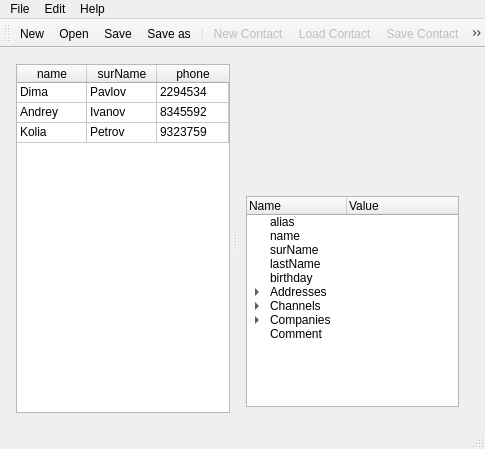
<?xml version="1.0" encoding="UTF-8"?>
<ui version="4.0">
 <class>MainWindow</class>
 <widget class="QMainWindow" name="MainWindow">
  <property name="geometry">
   <rect>
    <x>0</x>
    <y>0</y>
    <width>485</width>
    <height>449</height>
   </rect>
  </property>
  <property name="windowTitle">
   <string>Contact List</string>
  </property>
  <property name="windowIcon">
   <iconset resource="res.qrc">
    <normaloff>:/app_pic</normaloff>:/app_pic</iconset>
  </property>
  <widget class="QWidget" name="centralwidget">
   <widget class="QWidget" name="verticalLayoutWidget">
    <property name="geometry">
     <rect>
      <x>10</x>
      <y>10</y>
      <width>461</width>
      <height>361</height>
     </rect>
    </property>
    <layout class="QVBoxLayout" name="vLayMain">
     <item>
      <widget class="QSplitter" name="splitter">
       <property name="sizePolicy">
        <sizepolicy hsizetype="Expanding" vsizetype="Preferred">
         <horstretch>0</horstretch>
         <verstretch>0</verstretch>
        </sizepolicy>
       </property>
       <property name="orientation">
        <enum>Qt::Horizontal</enum>
       </property>
       <property name="handleWidth">
        <number>10</number>
       </property>
       <widget class="QTableWidget" name="tableWidget">
        <property name="dragEnabled">
         <bool>true</bool>
        </property>
        <property name="selectionBehavior">
         <enum>QAbstractItemView::SelectRows</enum>
        </property>
        <property name="sortingEnabled">
         <bool>true</bool>
        </property>
        <attribute name="horizontalHeaderVisible">
         <bool>true</bool>
        </attribute>
        <attribute name="horizontalHeaderDefaultSectionSize">
         <number>70</number>
        </attribute>
        <attribute name="horizontalHeaderHighlightSections">
         <bool>false</bool>
        </attribute>
        <attribute name="horizontalHeaderShowSortIndicator" stdset="0">
         <bool>true</bool>
        </attribute>
        <attribute name="horizontalHeaderStretchLastSection">
         <bool>true</bool>
        </attribute>
        <attribute name="verticalHeaderVisible">
         <bool>false</bool>
        </attribute>
        <attribute name="verticalHeaderDefaultSectionSize">
         <number>20</number>
        </attribute>
        <attribute name="verticalHeaderHighlightSections">
         <bool>false</bool>
        </attribute>
        <row>
         <property name="text">
          <string>New Row</string>
         </property>
        </row>
        <row>
         <property name="text">
          <string>New Row</string>
         </property>
        </row>
        <row>
         <property name="text">
          <string>New Row</string>
         </property>
        </row>
        <column>
         <property name="text">
          <string>name</string>
         </property>
        </column>
        <column>
         <property name="text">
          <string>surName</string>
         </property>
        </column>
        <column>
         <property name="text">
          <string>phone</string>
         </property>
        </column>
        <item row="0" column="0">
         <property name="text">
          <string>Dima</string>
         </property>
        </item>
        <item row="0" column="1">
         <property name="text">
          <string>Pavlov</string>
         </property>
        </item>
        <item row="0" column="2">
         <property name="text">
          <string>2294534</string>
         </property>
        </item>
        <item row="1" column="0">
         <property name="text">
          <string>Andrey</string>
         </property>
        </item>
        <item row="1" column="1">
         <property name="text">
          <string>Ivanov</string>
         </property>
        </item>
        <item row="1" column="2">
         <property name="text">
          <string>8345592</string>
         </property>
        </item>
        <item row="2" column="0">
         <property name="text">
          <string>Kolia</string>
         </property>
        </item>
        <item row="2" column="1">
         <property name="text">
          <string>Petrov</string>
         </property>
        </item>
        <item row="2" column="2">
         <property name="text">
          <string>9323759</string>
         </property>
        </item>
       </widget>
       <widget class="QWidget" name="formLayoutWidget">
        <layout class="QVBoxLayout" name="vLayProperty">
         <item>
          <widget class="QLabel" name="lbUserPic">
           <property name="sizePolicy">
            <sizepolicy hsizetype="Fixed" vsizetype="Fixed">
             <horstretch>0</horstretch>
             <verstretch>0</verstretch>
            </sizepolicy>
           </property>
           <property name="minimumSize">
            <size>
             <width>120</width>
             <height>120</height>
            </size>
           </property>
           <property name="maximumSize">
            <size>
             <width>120</width>
             <height>120</height>
            </size>
           </property>
           <property name="text">
            <string notr="true"/>
           </property>
           <property name="pixmap">
            <pixmap resource="res.qrc">:/logo</pixmap>
           </property>
           <property name="scaledContents">
            <bool>true</bool>
           </property>
           <property name="alignment">
            <set>Qt::AlignHCenter|Qt::AlignTop</set>
           </property>
          </widget>
         </item>
         <item>
          <widget class="QTreeWidget" name="twData">
           <column>
            <property name="text">
             <string>Name</string>
            </property>
           </column>
           <column>
            <property name="text">
             <string>Value</string>
            </property>
           </column>
           <item>
            <property name="text">
             <string>alias</string>
            </property>
           </item>
           <item>
            <property name="text">
             <string>name</string>
            </property>
           </item>
           <item>
            <property name="text">
             <string>surName</string>
            </property>
           </item>
           <item>
            <property name="text">
             <string>lastName</string>
            </property>
           </item>
           <item>
            <property name="text">
             <string>birthday</string>
            </property>
           </item>
           <item>
            <property name="text">
             <string>Addresses</string>
            </property>
            <item>
             <property name="text">
              <string>Country</string>
             </property>
            </item>
            <item>
             <property name="text">
              <string>City</string>
             </property>
            </item>
            <item>
             <property name="text">
              <string>Street</string>
             </property>
            </item>
            <item>
             <property name="text">
              <string>Home</string>
             </property>
            </item>
            <item>
             <property name="text">
              <string>Apartment</string>
             </property>
            </item>
           </item>
           <item>
            <property name="text">
             <string>Channels</string>
            </property>
            <item>
             <property name="text">
              <string>phone</string>
             </property>
            </item>
            <item>
             <property name="text">
              <string>email</string>
             </property>
            </item>
            <item>
             <property name="text">
              <string>skype</string>
             </property>
            </item>
            <item>
             <property name="text">
              <string>site</string>
             </property>
            </item>
           </item>
           <item>
            <property name="text">
             <string>Companies</string>
            </property>
            <item>
             <property name="text">
              <string>Name</string>
             </property>
            </item>
            <item>
             <property name="text">
              <string>Phone</string>
             </property>
            </item>
            <item>
             <property name="text">
              <string>Department</string>
             </property>
            </item>
            <item>
             <property name="text">
              <string>Post</string>
             </property>
            </item>
            <item>
             <property name="text">
              <string>Address</string>
             </property>
            </item>
            <item>
             <property name="text">
              <string>Date In</string>
             </property>
            </item>
            <item>
             <property name="text">
              <string>Date Out</string>
             </property>
            </item>
           </item>
           <item>
            <property name="text">
             <string>Comment</string>
            </property>
           </item>
          </widget>
         </item>
        </layout>
       </widget>
      </widget>
     </item>
    </layout>
   </widget>
  </widget>
  <widget class="QMenuBar" name="menuBar">
   <property name="enabled">
    <bool>true</bool>
   </property>
   <property name="geometry">
    <rect>
     <x>0</x>
     <y>0</y>
     <width>485</width>
     <height>25</height>
    </rect>
   </property>
   <property name="defaultUp">
    <bool>false</bool>
   </property>
   <property name="nativeMenuBar">
    <bool>true</bool>
   </property>
   <widget class="QMenu" name="menuFile">
    <property name="title">
     <string>File</string>
    </property>
    <addaction name="actionNew"/>
    <addaction name="actionOpen"/>
    <addaction name="actionSave"/>
    <addaction name="actionSave_as"/>
    <addaction name="separator"/>
    <addaction name="actionExit"/>
   </widget>
   <widget class="QMenu" name="menuEdit">
    <property name="title">
     <string>Edit</string>
    </property>
    <addaction name="actionEditable"/>
    <addaction name="separator"/>
    <addaction name="actionNew_Contact"/>
    <addaction name="actionLoad_Contact"/>
    <addaction name="actionSave_Contact"/>
    <addaction name="actionCopy_Contact"/>
    <addaction name="actionDelete_Contact"/>
    <addaction name="separator"/>
    <addaction name="actionSettings"/>
   </widget>
   <widget class="QMenu" name="menuHelp">
    <property name="title">
     <string>Help</string>
    </property>
    <addaction name="actionAbout"/>
   </widget>
   <addaction name="menuFile"/>
   <addaction name="menuEdit"/>
   <addaction name="menuHelp"/>
  </widget>
  <widget class="QToolBar" name="mainToolBar">
   <property name="sizePolicy">
    <sizepolicy hsizetype="Preferred" vsizetype="Fixed">
     <horstretch>0</horstretch>
     <verstretch>0</verstretch>
    </sizepolicy>
   </property>
   <property name="minimumSize">
    <size>
     <width>0</width>
     <height>0</height>
    </size>
   </property>
   <property name="baseSize">
    <size>
     <width>0</width>
     <height>0</height>
    </size>
   </property>
   <property name="movable">
    <bool>true</bool>
   </property>
   <property name="allowedAreas">
    <set>Qt::LeftToolBarArea|Qt::TopToolBarArea</set>
   </property>
   <property name="floatable">
    <bool>false</bool>
   </property>
   <attribute name="toolBarArea">
    <enum>TopToolBarArea</enum>
   </attribute>
   <attribute name="toolBarBreak">
    <bool>false</bool>
   </attribute>
   <addaction name="actionNew"/>
   <addaction name="actionOpen"/>
   <addaction name="actionSave"/>
   <addaction name="actionSave_as"/>
   <addaction name="separator"/>
   <addaction name="actionNew_Contact"/>
   <addaction name="actionLoad_Contact"/>
   <addaction name="actionSave_Contact"/>
   <addaction name="actionCopy_Contact"/>
   <addaction name="actionDelete_Contact"/>
   <addaction name="separator"/>
   <addaction name="actionEditable"/>
   <addaction name="separator"/>
   <addaction name="actionSettings"/>
   <addaction name="actionAbout"/>
  </widget>
  <widget class="QStatusBar" name="statusbar"/>
  <action name="actionAbout">
   <property name="icon">
    <iconset resource="res.qrc">
     <normaloff>:/about</normaloff>:/about</iconset>
   </property>
   <property name="text">
    <string>About</string>
   </property>
   <property name="shortcut">
    <string notr="true">F1</string>
   </property>
   <property name="menuRole">
    <enum>QAction::TextHeuristicRole</enum>
   </property>
   <property name="iconVisibleInMenu">
    <bool>false</bool>
   </property>
  </action>
  <action name="actionNew">
   <property name="icon">
    <iconset resource="res.qrc">
     <normaloff>:/newContactList</normaloff>:/newContactList</iconset>
   </property>
   <property name="text">
    <string>New...</string>
   </property>
   <property name="shortcut">
    <string notr="true">Ctrl+N</string>
   </property>
  </action>
  <action name="actionOpen">
   <property name="icon">
    <iconset resource="res.qrc">
     <normaloff>:/loadContactList</normaloff>:/loadContactList</iconset>
   </property>
   <property name="text">
    <string>Open...</string>
   </property>
   <property name="shortcut">
    <string notr="true">Ctrl+O</string>
   </property>
  </action>
  <action name="actionSave_as">
   <property name="icon">
    <iconset resource="res.qrc">
     <normaloff>:/save</normaloff>:/save</iconset>
   </property>
   <property name="text">
    <string>Save as...</string>
   </property>
   <property name="shortcut">
    <string notr="true">Ctrl+Shift+S</string>
   </property>
  </action>
  <action name="actionEditable">
   <property name="checkable">
    <bool>true</bool>
   </property>
   <property name="checked">
    <bool>false</bool>
   </property>
   <property name="enabled">
    <bool>false</bool>
   </property>
   <property name="icon">
    <iconset resource="res.qrc">
     <normaloff>:/editContact</normaloff>:/editContact</iconset>
   </property>
   <property name="text">
    <string>Editable Contact</string>
   </property>
   <property name="toolTip">
    <string>Editable Contact</string>
   </property>
  </action>
  <action name="actionNew_Contact">
   <property name="enabled">
    <bool>false</bool>
   </property>
   <property name="icon">
    <iconset resource="res.qrc">
     <normaloff>:/newContact</normaloff>:/newContact</iconset>
   </property>
   <property name="text">
    <string>New Contact</string>
   </property>
  </action>
  <action name="actionLoad_Contact">
   <property name="enabled">
    <bool>false</bool>
   </property>
   <property name="icon">
    <iconset resource="res.qrc">
     <normaloff>:/loadContact</normaloff>:/loadContact</iconset>
   </property>
   <property name="text">
    <string>Load Contact</string>
   </property>
  </action>
  <action name="actionSave_Contact">
   <property name="enabled">
    <bool>false</bool>
   </property>
   <property name="icon">
    <iconset resource="res.qrc">
     <normaloff>:/save</normaloff>:/save</iconset>
   </property>
   <property name="text">
    <string>Save Contact</string>
   </property>
  </action>
  <action name="actionDelete_Contact">
   <property name="enabled">
    <bool>false</bool>
   </property>
   <property name="icon">
    <iconset resource="res.qrc">
     <normaloff>:/deleteContact</normaloff>:/deleteContact</iconset>
   </property>
   <property name="text">
    <string>Delete Contact</string>
   </property>
  </action>
  <action name="actionSettings">
   <property name="enabled">
    <bool>true</bool>
   </property>
   <property name="icon">
    <iconset resource="res.qrc">
     <normaloff>:/settings</normaloff>:/settings</iconset>
   </property>
   <property name="text">
    <string>Settings</string>
   </property>
  </action>
  <action name="actionExit">
   <property name="icon">
    <iconset resource="res.qrc">
     <normaloff>:/exit</normaloff>:/exit</iconset>
   </property>
   <property name="text">
    <string>Exit</string>
   </property>
   <property name="shortcut">
    <string notr="true">Ctrl+Q</string>
   </property>
  </action>
  <action name="actionSave">
   <property name="icon">
    <iconset resource="res.qrc">
     <normaloff>:/save</normaloff>:/save</iconset>
   </property>
   <property name="text">
    <string>Save</string>
   </property>
   <property name="shortcut">
    <string notr="true">Ctrl+S</string>
   </property>
  </action>
  <action name="actionCopy_Contact">
   <property name="enabled">
    <bool>false</bool>
   </property>
   <property name="icon">
    <iconset resource="res.qrc">
     <normaloff>:/copyContact</normaloff>:/copyContact</iconset>
   </property>
   <property name="text">
    <string>Copy Contact</string>
   </property>
   <property name="toolTip">
    <string>Copy Contact</string>
   </property>
  </action>
 </widget>
 <layoutdefault spacing="6" margin="6"/>
 <resources>
  <include location="res.qrc"/>
 </resources>
 <connections/>
</ui>
